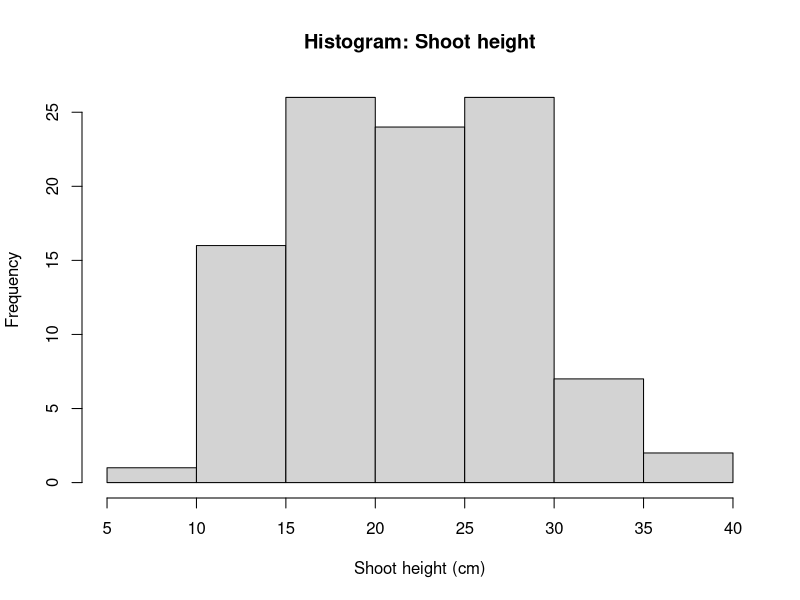
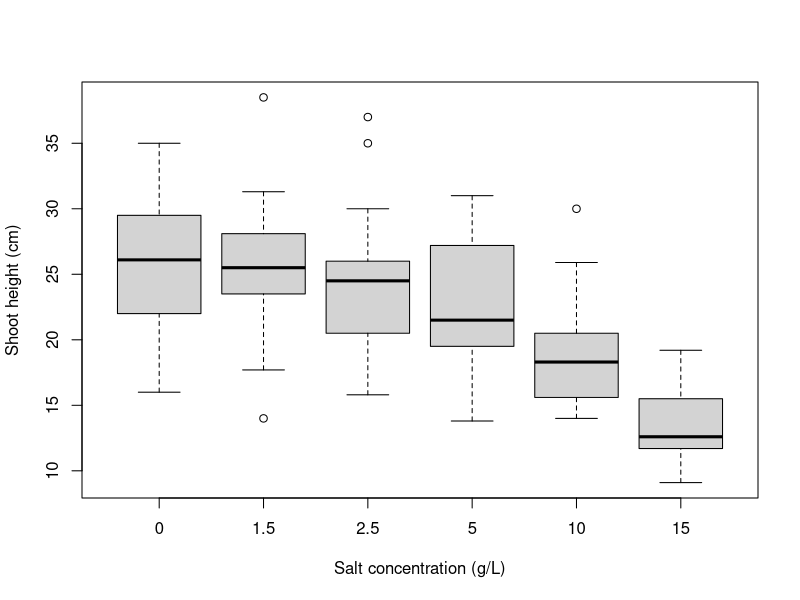
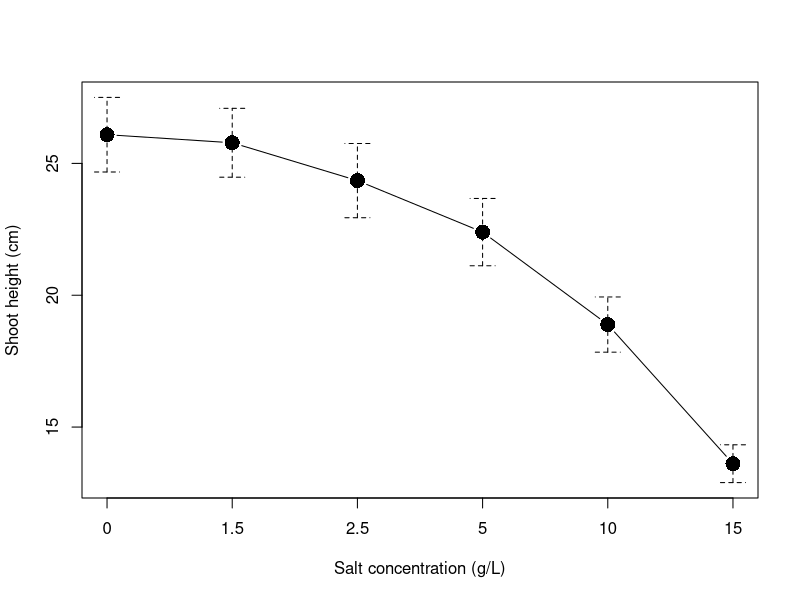
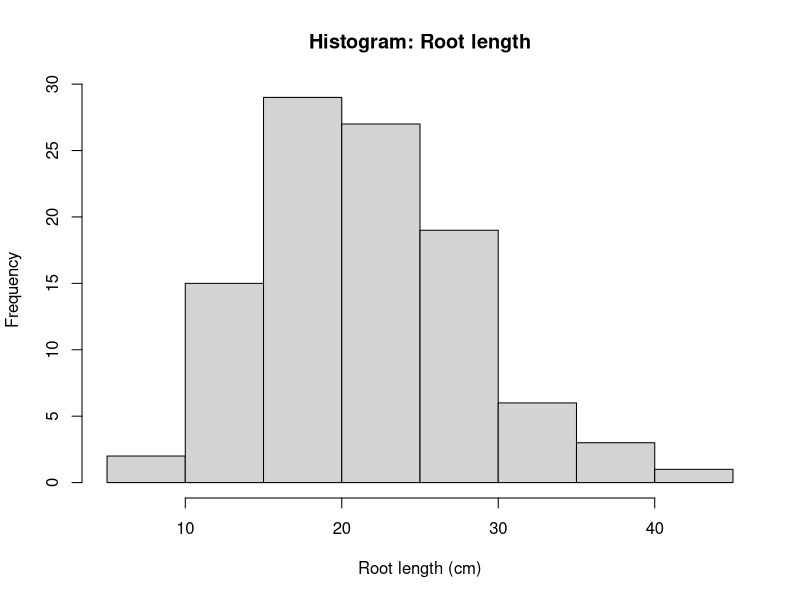
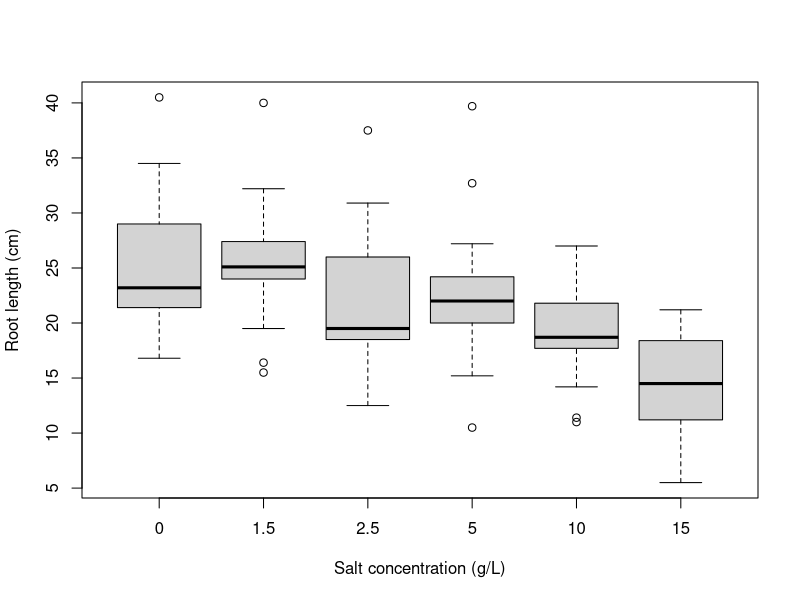
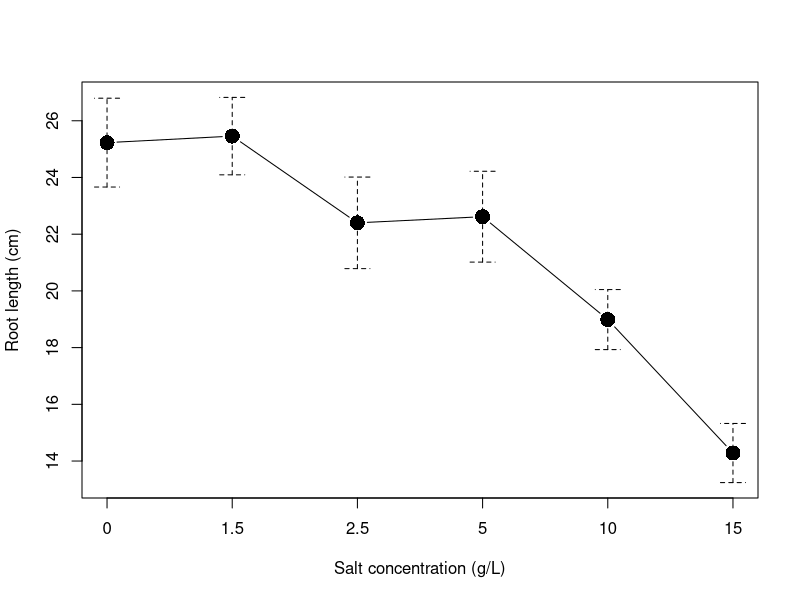
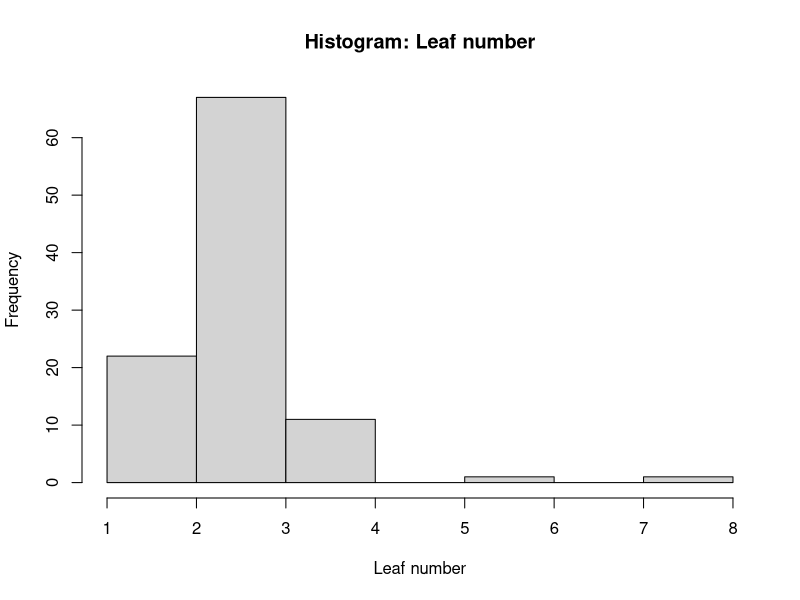
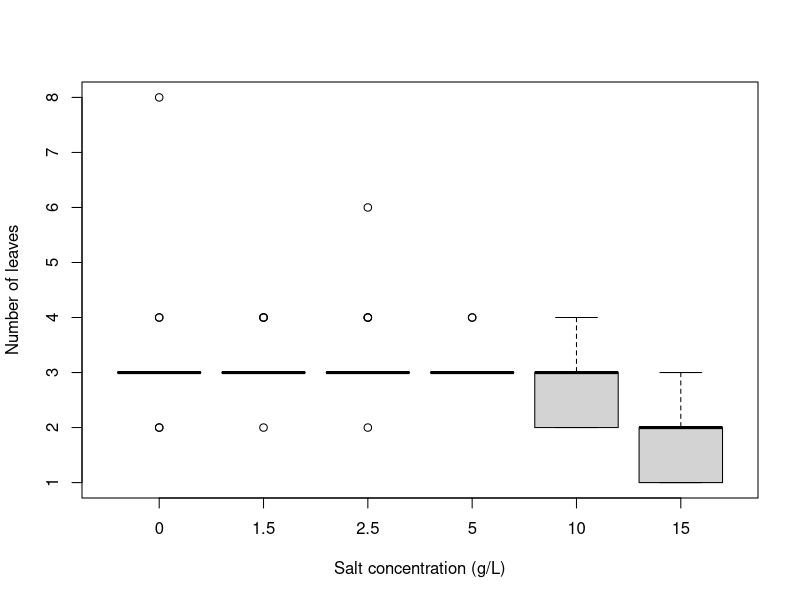

R code for these plots, in order:
# ******************************************************************************
###                     Sof, Maddi and Rex' Salinity Workshop               ###
# ******************************************************************************

# ******************************************************************************
# Salinity Data Analysis -------------------------------------------------------
# ******************************************************************************

# First, we're going to clear the data from the global environment so we have a
# fresh start.
rm(list = ls())


# Data import and preparation --------------------------------------------------

# Let's import our data. If you're working on a Flinders Uni computer,
# put it on your U: drive or you WILL lose your work.

# The folder we are working in is called the "working directory." It's good
# practice to keep everything you're working on in this folder. You can check
# that you're using the correct working directory with:
getwd()

# If the working directory isn't the folder you want to use, set it with:
# setwd("<enter filepath here>")
# Your data should be saved in your working directory folder. You can then easily
# access this data.

# read.csv() imports the data from the working directory; na.omit() removes rows
# with missing values (helps avoid errors later in tests/plots).
all_data <- na.omit(read.csv("Salinity_data.csv"))

# Quick look at the data
head(all_data)

# Check that everything looks right — for example, that variables have the
# correct data types.
str(all_data)
summary(all_data)


# We are going to analyse the response variables: shoot.height, root.length,
# fw.root.shoot.ratio, dw.root.shoot.ratio, shoot.moisture, root.moisture,
# total.moisture, and leaf.no.


# Before we get into it, let's make sure our data are formatted so we can work
# with them easily. This can be tedious, but it saves time in the long run.

# Assign the variables we're going to use to their own objects.

species     <- all_data$species
saltconc    <- as.character(all_data$salt.conc)  
# Salt concentration would automatically be numeric; we want it as character,
# because we'll use it as a categorical variable. We'll set a factor order below.
shootht     <- all_data$shoot.height
rootln      <- all_data$root.length
leafno      <- all_data$leaf.no
fwrootshoot <- all_data$fw.root.shoot.ratio
dwrootshoot <- all_data$dw.root.shoot.ratio
shootmoist  <- all_data$shoot.moisture
rootmoist   <- all_data$root.moisture
totmoist    <- all_data$total.moisture

# Build a tidy data frame for plotting and analysis.
alldata_df <- cbind.data.frame(
  species, saltconc, shootht, rootln, leafno,
  fwrootshoot, dwrootshoot, shootmoist, rootmoist, totmoist
)

# Define the desired order for salt concentrations and convert to a factor.
desired_salt_order <- c("0", "1.5", "2.5", "5", "10", "15")
alldata_df$saltconc <- factor(alldata_df$saltconc, levels = desired_salt_order)
levels(alldata_df$saltconc)


# Next, we need to perform some assumption testing. This is like checking the
# pantry to see which ingredients you have. If you have eggs, flour, milk, and
# sugar, you can make a cake. If you have eggs, milk, bacon, and cheese, you can
# make an omelette. We want to do a one‑way ANOVA, but we need to check that we
# have all the ingredients first.
# The assumptions (ingredients) of an ANOVA are:
#   > Normally distributed data
#   > Homogeneity of variances
#   > Independence (our data are independent because the plants were grown in
#     separate pots and do not influence each other).



# Shoot height -----------------------------------------------------------------

# We'll use dplyr for tidy summaries.
# install.packages("dplyr")  # run once if needed
library(dplyr)

# First, we're going to analyse the plants' shoot height in response to salinity.
# Let's see how many replicates we have for each treatment.

table(alldata_df$saltconc)


# Assumption 1: data are approximately normal
# The central limit theorem tells us that when n > 30, the sampling distribution
# of the mean is approximately normal, regardless of the population distribution.
# It's still good practice to report assumption checks.
# We'll use the Shapiro–Wilk test. The null hypothesis is that the sample comes
# from a normal distribution. If p > 0.05, we treat the data as approximately
# normal.
shapiro.test(alldata_df$shootht)

# Visual check of distribution
hist(alldata_df$shootht, main = "Histogram: Shoot height", xlab = "Shoot height (cm)")

# Compare the statistical test with the histogram. Do they agree?

# Quick check for extreme outliers with a boxplot.
# We'll use the RcmdrMisc package for a convenient means plot later as well.
# install.packages("RcmdrMisc")  # run once if needed
library(RcmdrMisc)

boxplot(shootht ~ saltconc, data = alldata_df,
        xlab = "Salt concentration (g/L)",
        ylab = "Shoot height (cm)")



# In this case, we don’t see extreme outliers. Let's proceed to the next
# assumption.

# Assumption 2: homogeneity of variances
# Levene’s test (in the car package) tests whether group variances are equal.
# A p‑value < 0.05 suggests unequal variances (assumption violated).


leveneTest(shootht ~ saltconc, data = alldata_df)

# One‑way ANOVA
# The null hypothesis is that mean shoot height is equal across salt
# concentrations. If the ANOVA p‑value < 0.05, we reject the null and conclude
# that at least one group mean differs.
shootht.aov <- aov(shootht ~ saltconc, data = alldata_df)
summary(shootht.aov)

# Helpful group summaries (not part of the ANOVA)
alldata_df %>%
  group_by(saltconc) %>%
  summarise(count = n(),
            mean  = mean(shootht, na.rm = TRUE),
            sd    = sd(shootht,   na.rm = TRUE),
            .groups = "drop")

# Post hoc comparisons: Tukey’s HSD tests which pairs of groups differ.
shootht.tukey <- TukeyHSD(shootht.aov, which = "saltconc")
shootht.tukey

# Interpreting output:
#   diff  = difference in means between the two groups
#   lwr,upr = 95% confidence interval
#   p adj = p‑value adjusted for multiple comparisons

# Let’s graph it.
# We’ll plot mean ± SE by salt concentration with plotMeans().
plotMeans(alldata_df$shootht,
          alldata_df$saltconc,
          error.bars = "se",
          xlab = "Salt concentration (g/L)",
          ylab = "Shoot height (cm)",
          main = "")


# Once you're happy with the plot, click "Export" and save it in your working
# folder.

# Great job — you've now covered most of the code you’ll need for this prac!
# The next analyses reuse the same functions you used for shootht. The code below
# gradually reduces comments as you repeat the workflow.



# Root length ------------------------------------------------------------------

# Assumption 1: data are approximately normal
# Shapiro–Wilk test
shapiro.test(alldata_df$rootln)
# If p > 0.05, treat as approximately normal; if p < 0.05, it deviates from
# normality.

# Visual check
hist(alldata_df$rootln, main = "Histogram: Root length", xlab = "Root length (cm)")

# Check for outliers
boxplot(rootln ~ saltconc, data = alldata_df,
        xlab = "Salt concentration (g/L)",
        ylab = "Root length (cm)")

# Assumption 2: homogeneity of variances
leveneTest(rootln ~ saltconc, data = alldata_df)

# One‑way ANOVA
rootln.aov <- aov(rootln ~ saltconc, data = alldata_df)
summary(rootln.aov)

# Group summaries
alldata_df %>%
  group_by(saltconc) %>%
  summarise(count = n(),
            mean  = mean(rootln, na.rm = TRUE),
            sd    = sd(rootln,   na.rm = TRUE),
            .groups = "drop")

# Tukey’s HSD
rootln.tukey <- TukeyHSD(rootln.aov, which = "saltconc")
rootln.tukey

# Plot mean ± SE and add letters
plotMeans(alldata_df$rootln, alldata_df$saltconc,
          error.bars = "se",
          xlab = "Salt concentration (g/L)",
          ylab = "Root length (cm)",
          main = "")


# Don’t forget to export your plot.



# Leaf number ------------------------------------------------------------------

# Assumption 1: data are approximately normal
# Shapiro–Wilk test
shapiro.test(alldata_df$leafno)
# What does this result mean for normality?

# Visual check
hist(alldata_df$leafno, main = "Histogram: Leaf number", xlab = "Leaf number")

# The data are counts. There is little variation in leaf number for 0–5 g/L salt
# concentration, so the Shapiro–Wilk test may indicate non‑normality. ANOVA is
# reasonably robust to deviations from normality, but note this in your write‑up.

# Boxplot by treatment
boxplot(leafno ~ saltconc, data = alldata_df,
        xlab = "Salt concentration (g/L)",
        ylab = "Number of leaves")

# Assumption 2: homogeneity of variances
leveneTest(leafno ~ saltconc, data = alldata_df)

# One‑way ANOVA
leafno.aov <- aov(leafno ~ saltconc, data = alldata_df)
summary(leafno.aov)

# Group summaries
alldata_df %>%
  group_by(saltconc) %>%
  summarise(count = n(),
            mean  = mean(leafno, na.rm = TRUE),
            sd    = sd(leafno,   na.rm = TRUE),
            .groups = "drop")

# Tukey’s HSD
leafno.tukey <- TukeyHSD(leafno.aov, which = "saltconc")
leafno.tukey

# Plot mean ± SE and add letters
plotMeans(alldata_df$leafno, alldata_df$saltconc,
          error.bars = "se",
          xlab = "Salt concentration (g/L)",
          ylab = "Number of leaves",
          main = "")
# Don’t forget to export your plot.



# Fresh Weight root:shoot ratio - the case with outliers ------------------------------------------------------------

# In the previous examples we didn't need to remove outliers, but you might need
# to for some variables. A good example is the FW root:shoot ratio, which we'll do next. 

# Test normality - this is highly significant!
shapiro.test(alldata_df$fwrootshoot)

#The distribution to the left looks OK, but there are some real outlying values.
hist(alldata_df$fwrootshoot,
     main = "Histogram: FW root:shoot (no outliers)",
     xlab = "FW root:shoot ratio")


# Another visual check to see where the outliers are in the groups
boxplot(alldata_df$fwrootshoot ~ saltconc, data = alldata_df,
        xlab = "Salt concentration (g/L)",
        ylab = "FW root:shoot ratio")

# It looks like something is happening in the 15 g/L treatment, where the roots are ~5.5* longer than the shoots. #Maybe someone didn't put the decimals right? Regardless, this is probably a situation where a mistake has occurred and we have to remove some of the extreme outliers.

# Check replicates per treatment - remember the full number of replicates
table(alldata_df$saltconc)

# Define outliers as points outside 1.5 × IQR.
# If there are extreme outliers, we will remove them. Be sure to justify any
# removals in your methods section.
quartiles <- quantile(alldata_df$fwrootshoot, probs = c(.25, .75), na.rm = TRUE)
iqr_val   <- IQR(alldata_df$fwrootshoot, na.rm = TRUE)
Lower     <- quartiles[1] - 1.5 * iqr_val
Upper     <- quartiles[2] + 1.5 * iqr_val

# Keep values within the limits in a new data frame for analysis.
fwrootshoot_nooutliers <- dplyr::filter(alldata_df,
                                        fwrootshoot >= Lower & fwrootshoot <= Upper)

# Check replicate counts after filtering. Which treatments had outliers removed, which didn't?
table(fwrootshoot_nooutliers$saltconc)

# Re‑test normality after removal. This is less highly significant but still not amazing
shapiro.test(fwrootshoot_nooutliers$fwrootshoot)

#But the histogram suggests taht we are now looking at one continuous distribution, which should be fine for ANOVA testing.
hist(fwrootshoot_nooutliers$fwrootshoot,
     main = "Histogram: FW root:shoot (no outliers)",
     xlab = "FW root:shoot ratio")

fwrootshoot_nooutliers$saltconc <- factor(fwrootshoot_nooutliers$saltconc,
                                          levels = desired_salt_order)
levels(fwrootshoot_nooutliers$saltconc)

#The boxplot comparisons also look like they are not too affected by the outliers
boxplot(fwrootshoot ~ saltconc, data = fwrootshoot_nooutliers,
        xlab = "Salt concentration (g/L)",
        ylab = "FW root:shoot ratio")

# NB: Don’t remove outliers just because they’re inconvenient — you need a sound
# biological reason. Be transparent and justify any removals; otherwise, you’re
# simply massaging the data.

# Our histogram now suggests a more coherent distribution. Because ANOVA is
# relatively robust to non‑normality, we will continue — just note that the
# normality assumption was violated and how you addressed it.

##############Go forth and conquer the stats!!########################

# From here, you can either use your new skills to analyse the remaining
# variables (this will put you in the running for an HD!) or open and run the
# file "workshop1_salinitycont.R" to work through our code.

# IF YOU CHOOSE TO PROCEED YOURSELF, DO NOT CREATE A NEW FILE OR READ NEW DATA.
# KEEP WORKING FROM THE BOTTOM OF THIS SCRIPT ONWARDS.

# Good luck!
